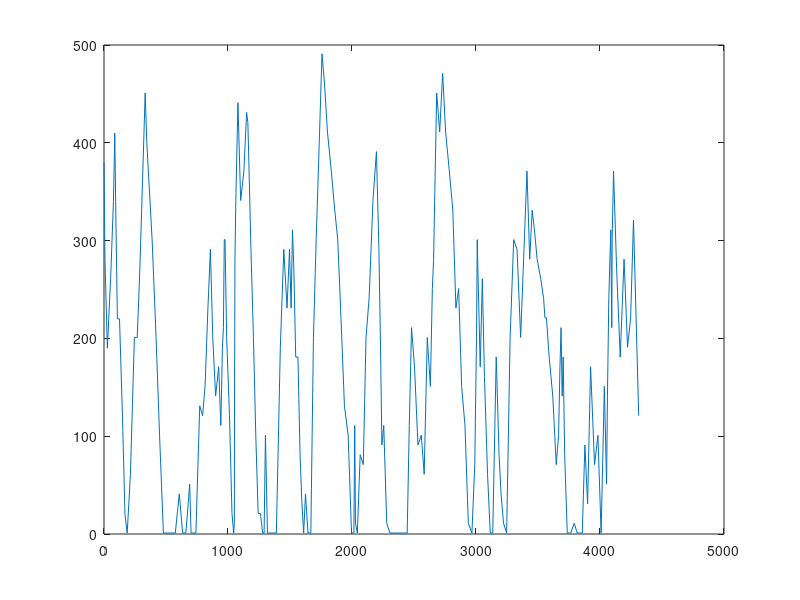

Write the MATLAB code that produced this figure. (Note: this script raises an error after producing the figure.)
dist=[0,8,27,53,76,87,96,108,125,149,169,187,213,245,268,289,313,332,345,362,388,420,448,479,511,543,575,607,634,660,679,691,702,717,741,772,795,815,838,858,877,900,925,942,955,963,970,976,989,1012,1032,1046,1051,1053,1054,1056,1063,1080,1102,1128,1150,1160,1168,1185,1205,1224,1243,1262,1279,1291,1302,1318,1338,1362,1390,1422,1450,1476,1496,1509,1520,1531,1546,1564,1581,1596,1610,1625,1645,1668,1689,1711,1736,1758,1778,1802,1833,1861,1885,1911,1939,1969,1996,2015,2022,2028,2043,2066,2091,2113,2138,2169,2197,2217,2230,2241,2256,2280,2306,2329,2355,2382,2405,2426,2445,2462,2480,2504,2532,2559,2582,2607,2632,2648,2658,2668,2683,2707,2731,2755,2785,2813,2838,2860,2884,2911,2938,2967,2990,3004,3010,3017,3034,3051,3068,3093,3115,3135,3163,3186,3202,3222,3247,3275,3304,3331,3360,3387,3411,3433,3453,3471,3493,3522,3545,3556,3568,3590,3619,3647,3666,3677,3686,3695,3703,3715,3736,3764,3792,3816,3837,3857,3878,3900,3924,3956,3983,4009,4035,4053,4060,4071,4087,4095,4098,4109,4134,4163,4194,4222,4247,4270,4291,4312];
x=1:214;
da=[380,280,190,260,340,410,320,220,220,120,20,1,61,201,201,271,371,451,401,361,301,201,101,1,1,1,1,41,1,1,31,51,1,1,1,131,121,151,231,291,201,141,171,111,191,211,301,301,201,121,21,1,11,171,181,281,341,441,341,371,431,421,381,291,201,101,21,21,1,1,101,1,1,1,1,191,291,231,291,231,311,271,181,181,81,31,1,41,1,1,201,301,401,491,461,411,371,331,301,221,131,101,1,1,111,11,1,81,71,201,241,341,391,291,191,91,111,11,1,1,1,1,1,1,1,111,211,171,91,101,61,201,151,251,281,351,451,411,471,411,371,331,231,251,151,111,11,1,71,201,301,261,171,261,161,61,1,1,181,81,41,11,1,201,301,291,201,291,371,281,331,311,281,261,241,221,221,181,141,71,101,171,211,141,181,81,1,1,11,1,1,1,91,31,171,71,101,1,151,51,141,241,311,211,301,371,271,181,281,191,221,321,221,121];
plot(dist,da)

[das] = window_smooth(da,7);

%plot(dist,das);

function [data_m] = window_smooth(data,n)
%n为窗口长度
L = length(data);%数据长度
 
%均值滤波
m = 0;
k = 0;
for i =1:L
    if(i<n)
        data_m(i) = data(i);
    else
       for(j = i-n+1:i)
           k = k+1;
       w1(k) = data(j);
       end
    data_m(i) = mean(w1);
    k = 0;
    end
end
end